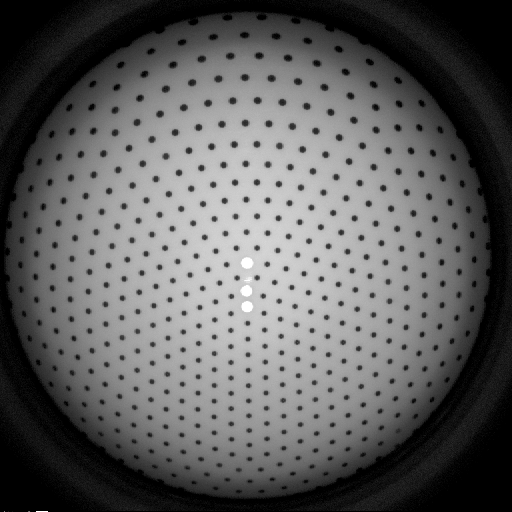
#> input picture images/e3_left.png, 512 x 512 px
$ python laplacian_variance_focus.py --image-path images/e3_left.png   (older library calls are emulated)
#> lines starting #> are read from the running program, lines starting #| are printed output that depends on the picture; after the words box and inside, x2 and y2 are one past the last pixel; in counts of white or black regions, pixels touching at a corner belong together
#> further down, image is the input picture: shape (512, 512); min 0, max 255, mean 94.2
#%%
import cv2
import matplotlib.pyplot as plt
import os
import numpy as np
from imutils import paths
import seaborn as sns
import argparse


class LaplacianVarianceImage():

    def __init__(self, image, name):
#> called with name = 'e3_left'
        self.image = self.remove_embedded_line(image)
#> in remove_embedded_line, `image[-1, :] = image[-2, :]`: image: shape (512, 512); 0.13% of pixels changed, all inside (x1, y1, x2, y2) = (4, 511, 422, 512)
        self.laplacian = cv2.Laplacian(self.image, cv2.CV_64F)
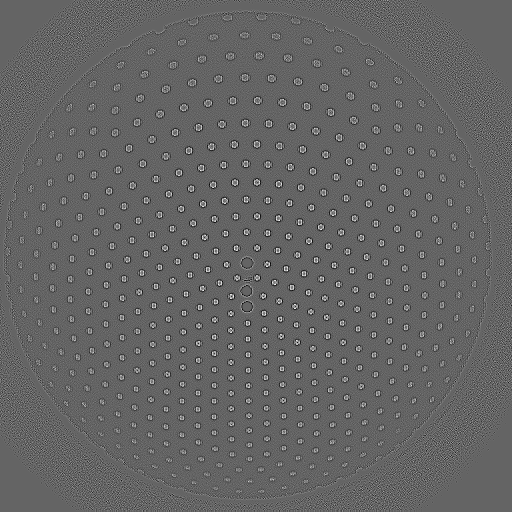
#> self.laplacian: shape (512, 512) float64; min -100, max 154, mean 0; drawn with min black and max white
        self.name = name
        self.laplacian_variance = self.laplacian_variance()
#> self.laplacian_variance = 320.7

    def remove_embedded_line(self, image):
        image[-1, :] = image[-2, :]
        return image

    def display_image(self):
        plt.imshow(self.image, cmap='gray')
        plt.title(self.name)
        plt.show()

    def laplacian_variance(self):
        return self.laplacian.var()

    # [4 lines left out: function display_laplacian_image, not called in this run]

    def display_laplacian_histogram(self):
        bins = np.linspace(-50, 50, 100)
        plt.hist(self.laplacian.flatten(), bins=bins)
        plt.xlim([-50, 50])
        plt.title(self.name)
        plt.show()
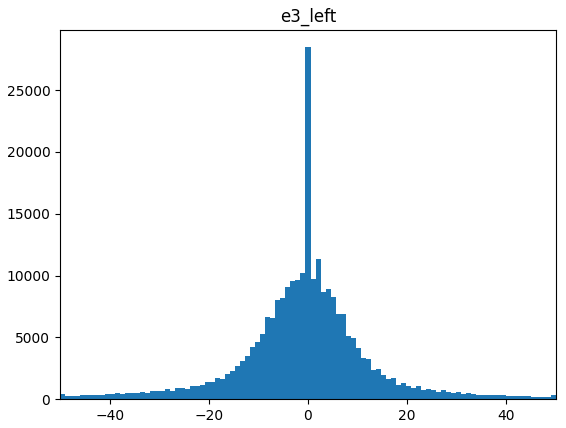
#> figure drawn by matplotlib, 1 panel; tallest bar 28477 high, from x = -0.505 to 0.505


class LaplacianVarianceGroup():

    # [27 lines left out: functions __init__, split_stereo_image, not called in this run]

    def sort_by_focus(self, reverse=False):
        return sorted(self.images, key=lambda image: image.laplacian_variance, reverse=reverse)

    # [26 lines left out: functions plot_focus_scatter, plot_focus_kde, ouput_focus_scores, not called in this run]

class LaplacianVarianceGroupComparison():

    def __init__(self):
        self.image_groups = []

    def add_image_group(self, image_group):
        self.image_groups.append(image_group)

    # [40 lines left out: functions add_image_dir, plot_focus_scatter, plot_focus_kde, print_focus_stats, ouput_focus_scores, not called in this run]


#%%
if __name__ == "__main__":

    parser = argparse.ArgumentParser()
    parser.add_argument("-i", "--image-path", help="path to an image file to be processed")
    parser.add_argument("-d", "--image-directory", help="path to a directory of images to be processed")
    args = parser.parse_args()

    if args.image_path is None and args.image_directory is None:
        raise ValueError("Please specify a path to an image directory or image file.")

    if args.image_path is not None:
        image = cv2.imread(args.image_path, cv2.IMREAD_GRAYSCALE)
        image_name = args.image_path.split(os.path.sep)[-1].split(".")[0]
        laplacian_variance_image = LaplacianVarianceImage(image, image_name)
        laplacian_variance_image.display_image()
        laplacian_variance_image.display_laplacian_histogram()
    if args.image_directory is not None:
        image_group = LaplacianVarianceGroup(args.image_directory)
        image_group.plot_focus_scatter()
        image_group.plot_focus_kde()
        image_group.ouput_focus_scores("./focus_scores.csv")
